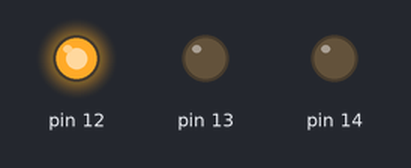
This program was run on a simulated MicroPython board. Parts: output pins drawn as LEDs (lit = HIGH).

Above: at 0.5 s.
At 1.5 s:
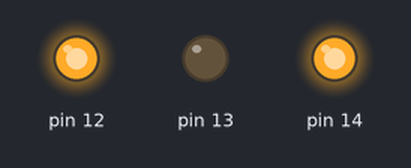
At 5.5 s:
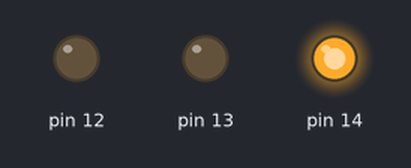
Timing chart, 0 to 6.9 s (numbered marks = the images above):
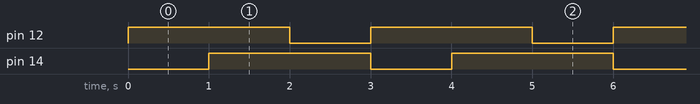

Measured:
- by itself, pin 12, pin 14: alternates HIGH for 2.0 s and LOW for 1.0 s
- by itself, everything shown: repeats every 3.0 s, in 3 steps

The program:

prj001.py
```python
#########################匯入模組#########################
from machine import Pin
from time import sleep
import mcu
#########################函式與類別定義#########################

#########################宣告與設定#########################
gpio = mcu.gpio()
RED = Pin(gpio.D5, Pin.OUT)
GREEN = Pin(gpio.D6, Pin.OUT)
BLUE = Pin(gpio.D7, Pin.OUT)

RED.value(0)
GREEN.value(0)
BLUE.value(0)
#########################主程式#########################
while True:
    GREEN.value(1)
    sleep(1)
    GREEN.value(0)
    RED.value(1)
    GREEN.value(1)
    sleep(1)
    RED.value(0)
    GREEN.value(0)
    RED.value(1)
    sleep(1)
    RED.value(0)
```

mcu.py
```python
class gpio:
    def __init__(self):
        self._D0 = 16
        self._D1 = 5
        self._D2 = 4
        self._D3 = 0
        self._D4 = 2
        self._D5 = 14
        self._D6 = 12
        self._D7 = 13
        self._D8 = 15
        self._SDD3 = 10
        self._SDD2 = 9

    @property
    def D0(self):
        return self._D0
    @property
    def D1(self):
        return self._D1
    @property
    def D2(self):
        return self._D2
    @property
    def D3(self):
        return self._D3
    @property
    def D4(self):
        return self._D4
    @property
    def D5(self):
        return self._D5
    @property
    def D6(self):
        return self._D6
    @property
    def D7(self):
        return self._D7
    @property
    def D8(self):
        return self._D8
    @property
    def SDD3(self):
        return self._SDD3
    @property
    def SDD2(self):
        return self._SDD2        
```
